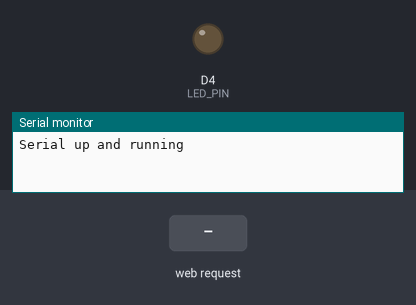
A sketch run on a simulated ESP8266 (NodeMCU). Parts: output pins drawn as LEDs (lit = HIGH), the last lines printed to the serial monitor. Inputs (shaded band) come from the test bench.

Above: at 1.2 s.
1.3 s: HTTP request GET /led/1 received
At 1.9 s:
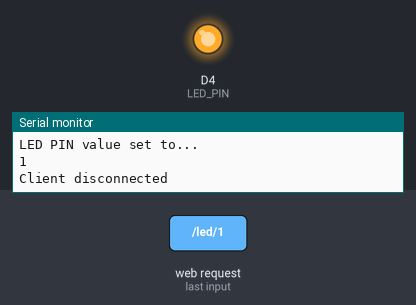
2.8 s: HTTP request GET /led/0 received
At 3.1 s:
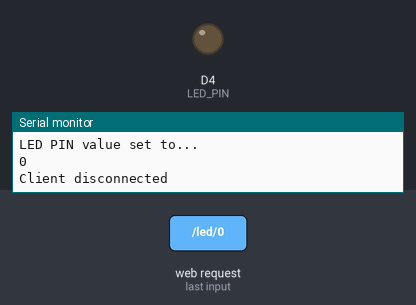
Timing chart, 0 to 5.8 s (numbered marks = the images above; inputs shaded):
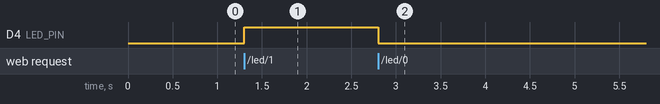

The sketch:

wireless_LED_AP.ino
```cpp
/*
  Wireless LED -- Access Point Wireless Mode

  Turn an LED on and off wirelessly.
  ESP creates a wireless network with SSID "ESP8266 Thing" and password "sparkfun".
  Connect a smartphone to that network, then open a browser window.
  192.168.4.1/led/0 or /led/1 will turn the LED on or off respectively.

  Hardware:
  * NodeMCU Amica DevKit Board (ESP8266 chip)

  Source: https://learn.sparkfun.com/tutorials/esp8266-thing-hookup-guide/example-sketch-ap-web-server
  * Changed LED pin from 5 to D0 (GPIO5 is D1 which does not connect to LED on my board)
  * Added {} to if statements so code less likely to function unexpectedly with no erros thrown when you add another line to the if statement
  * Added a lot of Serial printlns for debugging
  * Renamed APPSK[] to password[] for readability
  * LED turns ON when writing 0 to LED pin, changed HTML to reflect this

  modified Nov 2016
  by Nancy Ouyang
*/


#include <ESP8266WiFi.h>

//////////////////////
// WiFi Definitions //
//////////////////////
const char password[] = "sparkfun";

/////////////////////
// Pin Definitions //
/////////////////////
const int LED_PIN = D4; // Thing's onboard, blue LED. Also sets CW/CCW direction for right motor

WiFiServer server(80);

void setup()
{
  initHardware();
  Serial.println("Serial up and running");
  setupWiFi();
  server.begin();
}

void loop()
{
  // Check if a client has connected
  WiFiClient client = server.available();
  if (!client) {
    return;
  }

  Serial.println("Client connected!");

  // Read the first line of the request
  String req = client.readStringUntil('\r');
  Serial.println(req);
  client.flush();

  // Match the request
  int val = -1; // We'll use 'val' to keep track of both the
                // request type (read/set) and value if set.

  if (req.indexOf("/led/0") != -1) {
    Serial.println("LED on request received");
    val = 0; // Will write LED low
  }

  if (req.indexOf("/led/1") != -1) {
    Serial.println("LED off request received");
    val = 1; // Will write LED high
  }

  // Otherwise request will be invalid. We'll say as much in HTML

  // Set D0 according to the request
  if (val >= 0) {
    digitalWrite(LED_PIN, val);
    Serial.println("LED PIN value set to...");
    Serial.println(val);
  }

  client.flush();

  // Prepare the response. Start with the common header:
  String s = "HTTP/1.1 200 OK\r\n";
  s += "Content-Type: text/html\r\n\r\n";
  s += "<!DOCTYPE HTML>\r\n<html>\r\n";

  // If we're setting the LED, print out a message saying we did
  if (val >= 0)  {
    s += "LED is now ";
    s += (val)?"off":"on";
  }
  else  {
    s += "Invalid Request.<br> Try /led/1 or /led/0.";
  }
  s += "</html>\n";

  // Send the response to the client
  client.print(s);
  delay(1);
  Serial.println("Client disconnected");

  // The client will actually be disconnected
  // when the function returns and 'client' object is detroyed
}


/////////////////////
//      Setup      //
/////////////////////

void setupWiFi()
{
  //Set the mode to AP for Access Point, as opposed to ST for station
  //ESP acts as an Access Point so other devices can caonnect ot it
  //Otherwise, in Station Mode, ESP acts as a device and connects to existing access point
  WiFi.mode(WIFI_AP);

  // SSID
  // Do a little work to get a unique-ish name. Append the
  // last two bytes of the MAC (HEX'd) to "Thing-":
  uint8_t mac[WL_MAC_ADDR_LENGTH];
  WiFi.softAPmacAddress(mac);
  String macID = String(mac[WL_MAC_ADDR_LENGTH - 2], HEX) +
                 String(mac[WL_MAC_ADDR_LENGTH - 1], HEX);
  macID.toUpperCase();
  String AP_NameString = "ESP8266 Thing " + macID;

  char AP_NameChar[AP_NameString.length() + 1];
  memset(AP_NameChar, 0, AP_NameString.length() + 1);

  for (int i=0; i<AP_NameString.length(); i++)
    AP_NameChar[i] = AP_NameString.charAt(i);

  WiFi.softAP(AP_NameChar, password);
}

void initHardware()
{
  Serial.begin(115200);

  pinMode(LED_PIN, OUTPUT);
  digitalWrite(LED_PIN, LOW); //LED should be on at beginning
}
```

Measured:
- after the input at 1.3 s, D4 (LED_PIN): LOW → HIGH at once
- after the input at 2.8 s, D4 (LED_PIN): HIGH → LOW at once
